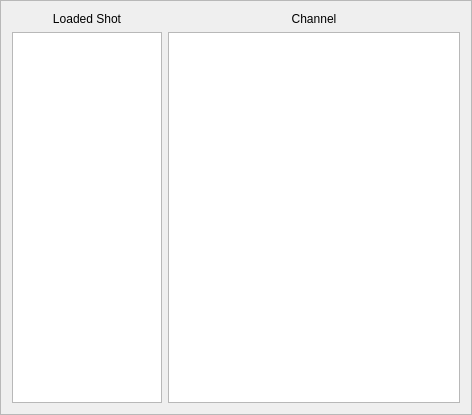
<?xml version="1.0" encoding="UTF-8"?>
<ui version="4.0">
 <class>frmShotChannel</class>
 <widget class="QFrame" name="frmShotChannel">
  <property name="geometry">
   <rect>
    <x>0</x>
    <y>0</y>
    <width>472</width>
    <height>415</height>
   </rect>
  </property>
  <property name="windowTitle">
   <string>Frame</string>
  </property>
  <property name="frameShape">
   <enum>QFrame::StyledPanel</enum>
  </property>
  <property name="frameShadow">
   <enum>QFrame::Raised</enum>
  </property>
  <layout class="QGridLayout" name="gridLayout">
   <item row="0" column="0">
    <widget class="QLabel" name="lblLoadedShot">
     <property name="text">
      <string>Loaded Shot</string>
     </property>
     <property name="alignment">
      <set>Qt::AlignCenter</set>
     </property>
    </widget>
   </item>
   <item row="0" column="1">
    <widget class="QLabel" name="lblChannel">
     <property name="text">
      <string>Channel</string>
     </property>
     <property name="alignment">
      <set>Qt::AlignCenter</set>
     </property>
    </widget>
   </item>
   <item row="1" column="0">
    <widget class="QListWidget" name="lstLoadedShot">
     <property name="minimumSize">
      <size>
       <width>100</width>
       <height>200</height>
      </size>
     </property>
     <property name="maximumSize">
      <size>
       <width>150</width>
       <height>16777215</height>
      </size>
     </property>
     <property name="verticalScrollBarPolicy">
      <enum>Qt::ScrollBarAsNeeded</enum>
     </property>
     <property name="autoScroll">
      <bool>true</bool>
     </property>
     <property name="tabKeyNavigation">
      <bool>false</bool>
     </property>
     <property name="showDropIndicator" stdset="0">
      <bool>true</bool>
     </property>
     <property name="dragEnabled">
      <bool>false</bool>
     </property>
     <property name="selectionMode">
      <enum>QAbstractItemView::ExtendedSelection</enum>
     </property>
     <property name="movement">
      <enum>QListView::Static</enum>
     </property>
     <property name="flow">
      <enum>QListView::TopToBottom</enum>
     </property>
     <property name="isWrapping" stdset="0">
      <bool>false</bool>
     </property>
     <property name="resizeMode">
      <enum>QListView::Fixed</enum>
     </property>
     <property name="layoutMode">
      <enum>QListView::SinglePass</enum>
     </property>
     <property name="uniformItemSizes">
      <bool>false</bool>
     </property>
     <property name="wordWrap">
      <bool>false</bool>
     </property>
     <property name="selectionRectVisible">
      <bool>false</bool>
     </property>
     <property name="currentRow">
      <number>-1</number>
     </property>
    </widget>
   </item>
   <item row="1" column="1">
    <widget class="QListWidget" name="lstChannel">
     <property name="minimumSize">
      <size>
       <width>100</width>
       <height>200</height>
      </size>
     </property>
     <property name="maximumSize">
      <size>
       <width>16777215</width>
       <height>16777215</height>
      </size>
     </property>
     <property name="verticalScrollBarPolicy">
      <enum>Qt::ScrollBarAsNeeded</enum>
     </property>
     <property name="autoScroll">
      <bool>true</bool>
     </property>
     <property name="tabKeyNavigation">
      <bool>false</bool>
     </property>
     <property name="showDropIndicator" stdset="0">
      <bool>true</bool>
     </property>
     <property name="dragEnabled">
      <bool>false</bool>
     </property>
     <property name="selectionMode">
      <enum>QAbstractItemView::ExtendedSelection</enum>
     </property>
     <property name="movement">
      <enum>QListView::Static</enum>
     </property>
     <property name="flow">
      <enum>QListView::TopToBottom</enum>
     </property>
     <property name="isWrapping" stdset="0">
      <bool>false</bool>
     </property>
     <property name="resizeMode">
      <enum>QListView::Fixed</enum>
     </property>
     <property name="layoutMode">
      <enum>QListView::SinglePass</enum>
     </property>
     <property name="uniformItemSizes">
      <bool>false</bool>
     </property>
     <property name="wordWrap">
      <bool>false</bool>
     </property>
     <property name="selectionRectVisible">
      <bool>false</bool>
     </property>
     <property name="currentRow">
      <number>-1</number>
     </property>
    </widget>
   </item>
  </layout>
 </widget>
 <resources/>
 <connections/>
</ui>
